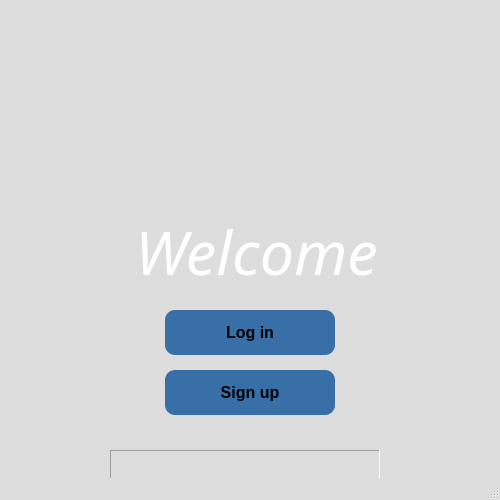
<?xml version="1.0" encoding="UTF-8"?>
<ui version="4.0">
 <class>Messenger</class>
 <widget class="QMainWindow" name="Messenger">
  <property name="geometry">
   <rect>
    <x>0</x>
    <y>0</y>
    <width>500</width>
    <height>500</height>
   </rect>
  </property>
  <property name="windowTitle">
   <string>Welcome</string>
  </property>
  <property name="windowIcon">
   <iconset resource="resource.qrc">
    <normaloff>:/source/welcome.png</normaloff>:/source/welcome.png</iconset>
  </property>
  <property name="styleSheet">
   <string notr="true">QMainWindow#Messenger {
    background-image: url(:/source/cloud.png);
    background-repeat: no-repeat;
    background-position: center;
    background-color: #dddddd;
}

QMainWindow#Messenger QPushButton {
    background-color: transparent;
}
</string>
  </property>
  <widget class="QWidget" name="centralwidget">
   <widget class="QLabel" name="label_message">
    <property name="geometry">
     <rect>
      <x>110</x>
      <y>450</y>
      <width>270</width>
      <height>31</height>
     </rect>
    </property>
    <property name="frameShape">
     <enum>QFrame::Panel</enum>
    </property>
    <property name="frameShadow">
     <enum>QFrame::Sunken</enum>
    </property>
    <property name="text">
     <string/>
    </property>
   </widget>
   <widget class="QPushButton" name="Login">
    <property name="geometry">
     <rect>
      <x>165</x>
      <y>310</y>
      <width>170</width>
      <height>45</height>
     </rect>
    </property>
    <property name="font">
     <font>
      <pointsize>12</pointsize>
      <bold>true</bold>
     </font>
    </property>
    <property name="styleSheet">
     <string notr="true">QPushButton {
    border-radius: 10px;
    padding: 10px;
    background-color: #376fa6;
	color: &quot;white&quot;;
}

QPushButton:hover {
    background-color: #007600;
}

QPushButton:pressed {
    background-color: #888888;
}
</string>
    </property>
    <property name="text">
     <string>Log in</string>
    </property>
   </widget>
   <widget class="QPushButton" name="Signup">
    <property name="geometry">
     <rect>
      <x>165</x>
      <y>370</y>
      <width>170</width>
      <height>45</height>
     </rect>
    </property>
    <property name="font">
     <font>
      <pointsize>12</pointsize>
      <bold>true</bold>
     </font>
    </property>
    <property name="styleSheet">
     <string notr="true">QPushButton {
    border-radius: 10px;
    padding: 10px;
    background-color: #376fa6;
	color: &quot;white&quot;;
}

QPushButton:hover {
    background-color: #007600;
}

QPushButton:pressed {
    background-color: #888888;
}
</string>
    </property>
    <property name="text">
     <string>Sign up</string>
    </property>
   </widget>
   <widget class="QLabel" name="label">
    <property name="geometry">
     <rect>
      <x>175</x>
      <y>10</y>
      <width>150</width>
      <height>150</height>
     </rect>
    </property>
    <property name="styleSheet">
     <string notr="true">QLabel { border-radius: 100px; border: none; }</string>
    </property>
    <property name="text">
     <string/>
    </property>
    <property name="pixmap">
     <pixmap>iut_logo.png</pixmap>
    </property>
    <property name="scaledContents">
     <bool>true</bool>
    </property>
   </widget>
   <widget class="QLabel" name="welcome_label">
    <property name="geometry">
     <rect>
      <x>135</x>
      <y>200</y>
      <width>301</width>
      <height>101</height>
     </rect>
    </property>
    <property name="font">
     <font>
      <family>Harlow Solid Italic</family>
      <pointsize>46</pointsize>
      <italic>true</italic>
      <bold>false</bold>
     </font>
    </property>
    <property name="styleSheet">
     <string notr="true">font: italic 46pt &quot;Harlow Solid Italic&quot;;
color: rgb(255, 255, 255);</string>
    </property>
    <property name="text">
     <string>Welcome</string>
    </property>
   </widget>
  </widget>
  <widget class="QMenuBar" name="menubar">
   <property name="geometry">
    <rect>
     <x>0</x>
     <y>0</y>
     <width>500</width>
     <height>19</height>
    </rect>
   </property>
  </widget>
  <widget class="QStatusBar" name="statusbar"/>
 </widget>
 <resources>
  <include location="resource.qrc"/>
 </resources>
 <connections/>
</ui>
